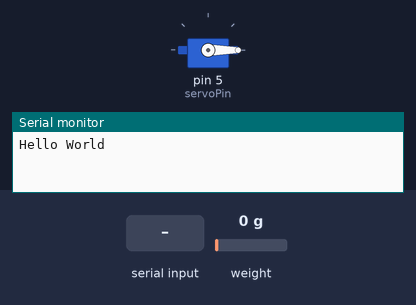
The sketch below on a simulated Arduino Uno, built with avr-gcc and run on an emulated ATmega328P. Parts: servo, the last lines printed to the serial monitor. Inputs (shaded band) come from the test bench; at power-on: weight on the scale 0 g.

Above: at 2.2 s.
2.3 s: "S" received over the second serial link
At 2.6 s:
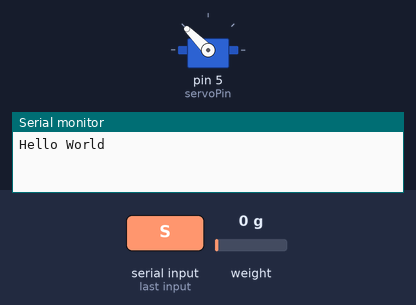
3.8 s: "E" received over the second serial link
At 5.0 s:
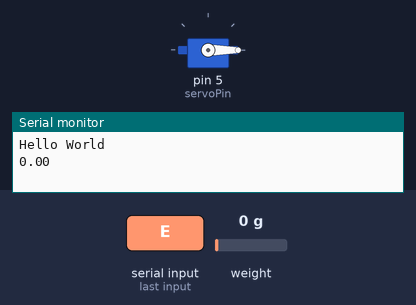
Timing chart, 0 to 6.8 s (numbered marks = the images above; inputs shaded):
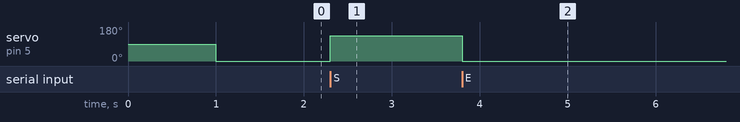

Measured:
- after the input at 2.3 s, servo on pin 5 (servoPin): 0° → 135° at once
- after the input at 3.8 s, servo on pin 5 (servoPin): 135° → 0° at once

The sketch:

load_cell_slave_magnet.ino
```cpp
#include <HX711.h>
#include <SoftwareSerial.h>
#include <Servo.h>

Servo servo;

SoftwareSerial mySerial(10, 11); // RX, TX - Pins 10 and 11 are used for SoftwareSerial

// HX711 circuit wiring
const int LOADCELL_DOUT_PIN = 3;
const int LOADCELL_SCK_PIN = 2;
const int servoPin = 5;
HX711 scale;

void setup() {
  Serial.begin(9600);
  mySerial.begin(9600);
  scale.begin(LOADCELL_DOUT_PIN, LOADCELL_SCK_PIN);
  scale.set_scale(79060.0);  // Calibration factor
  scale.tare();  // Assuming there is no weight on the scale at start up
  servo.attach(servoPin);
  Serial.println("Hello World");
  servo.write(0);
}

void loop() {
  static bool measuring = false;
  static float maxForce = 0;

  if (mySerial.available()) {
    char cmd = mySerial.read();
    //Serial.print("Command recieved: ");
    //Serial.println(cmd);
    if (cmd == 'S') {
      measuring = true;
      servo.write(135);
      maxForce = 0;  // Reset max force at the start of measurement
      //Serial.println("Start Measuring...");
    } else if (cmd == 'E') {
      measuring = false;
      servo.write(0);
      delay(500);
      //Serial.println("Stop Measuring...");
      //Serial.print("Max Force: ");
      Serial.println(maxForce);  // Print the max force value
    }
  }

  if (measuring) {
    float force = scale.get_units();
    //Serial.println(force);  // Continuously print current force
    if (force > maxForce) {
      maxForce = force;
    }
  }
}
```
